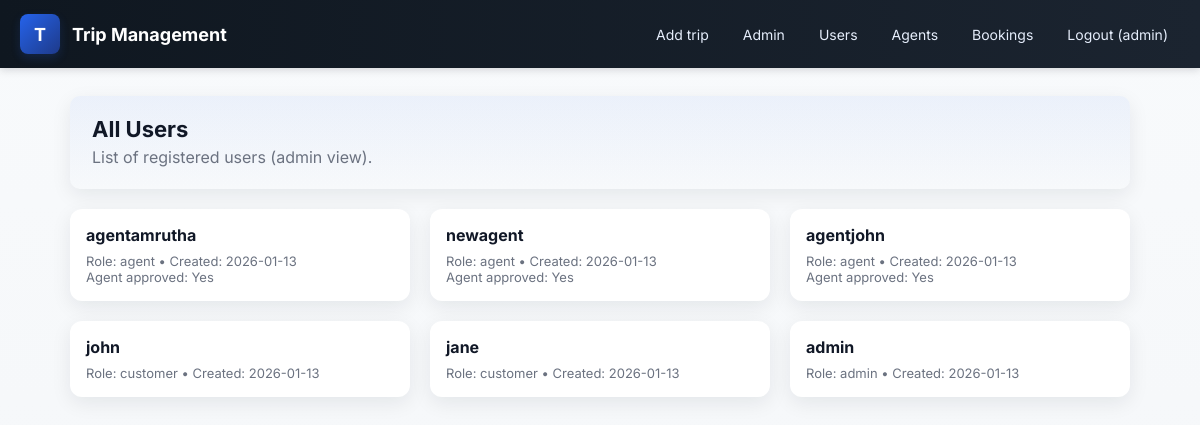
Page /admin/users (signed in) on the committed database.
### models.py (models this page shows, shortened)
class BaseRecord:
    """Behaviour/methods common to domain records (example of encapsulation)."""

class User(Base, BaseRecord):
    __tablename__ = "users"
    id = Column(Integer, primary_key=True, index=True)
    username = Column(String(150), unique=True, nullable=False, index=True)
    password_hash = Column(String(255), nullable=False)
    role = Column(String(50), nullable=False, default="customer")  # customer | agent | admin
    agent_approved = Column(Boolean, default=False)
    created_at = Column(DateTime, default=datetime.utcnow)

### app.py (the view)
@app.route("/admin/users")
@require_role(["admin"])
def admin_users():
    users = auth_svc.list_users()
    return render_template("admin_users.html", users=users)

### app.py (called while the page is built)
@app.context_processor
def inject_user():
    user = None
    user_id = session.get("user_id")
    if user_id:
        user = auth_svc.get_user_by_id(user_id)
    return dict(current_user=user, csrf_token=generate_csrf)

def require_role(allowed_roles):
    def decorator(f):
        @wraps(f)
        def wrapped(*args, **kwargs):
            user_id = session.get("user_id")
            user = auth_svc.get_user_by_id(user_id) if user_id else None
            if not user:
                flash("Login required.")
                return redirect(url_for("login"))
            if user.role not in allowed_roles:
                flash("Access denied.")
                return redirect(url_for("index"))
            if user.role == "agent" and not user.agent_approved:
                flash("Agent account pending approval.")
                return redirect(url_for("index"))
            return f(*args, **kwargs)
        return wrapped
    return decorator

### services.py (called while the page is built)
    def get_user_by_id(self, id: int) -> Optional[User]:
        return self.db.query(User).get(id)

    def list_users(self) -> List[User]:
        return self.db.query(User).order_by(User.created_at.desc()).all()

### templates/admin_users.html (shortened to what this page needs)
{% extends "base.html" %}
{% block content %}
<section class="hero">
  <div>
    <h1>All Users</h1>
    <p class="muted">List of registered users (admin view).</p>
  </div>
</section>
<div class="grid">
  {% for u in users %}
    <article class="card">
      <div class="title">{{ u.username }}</div>
      <div class="small muted">Role: {{ u.role }} • Created: {{ u.created_at.strftime('%Y-%m-%d') }}</div>
      {% if u.role == 'agent' %}
        <div class="small">Agent approved: {{ 'Yes' if u.agent_approved else 'No' }}</div>
      {% endif %}
    </article>
  {% else %}
    <div class="card">No users found.</div>
  {% endfor %}
</div>
{% endblock %}

### templates/base.html (shortened to what this page needs)
<!doctype html>
<html lang="en">
<head>
  <link rel="stylesheet" href="{{ url_for('static', filename='style.css') }}">
</head>
<body>
  <nav class="navbar">
    <a class="brand" href="{{ url_for('index') }}">
      <span class="logo">T</span>
      <span>Trip Management</span>
    </a>
    <div class="nav-links">
      {% if current_user and ((current_user.role == 'agent' and current_user.agent_approved) or current_user.role == 'admin') %}
        <a href="{{ url_for('add_trip') }}">Add trip</a>
      {% endif %}
      {% if current_user %}
        {% if current_user.role == 'admin' %}
          <a href="{{ url_for('admin') }}">Admin</a>
          <a href="{{ url_for('admin_users') }}">Users</a>
          <a href="{{ url_for('admin_agents') }}">Agents</a>
        {% endif %}
        <a href="{{ url_for('all_bookings') }}">Bookings</a>
        <a href="{{ url_for('logout') }}">Logout ({{ current_user.username }})</a>
      {% else %}
        <a href="{{ url_for('signup') }}">Sign up</a>
        <a href="{{ url_for('login') }}">Login</a>
      {% endif %}
    </div>
  </nav>
  <main class="container">
    {% block content %}{% endblock %}
  </main>
</body>
</html>

### static/style.css (style rules this page uses)
:root { --bg: #f4f6f8; --card: #ffffff; --muted: #6b7280; --accent: #2563eb; --danger: #dc2626; --nav: #0f1720; --glass: rgba(255,255,255,0.6); --radius: 10px; --shadow: 0 6px 20px rgba(16,24,40,0.08); --max-width: 1100px; }
* { box-sizing: border-box }
html,body { height:100% }
body { margin: 0; font-family: "Inter", system-ui, -apple-system, "Segoe UI", Roboto, "Helvetica Neue", Arial; background: linear-gradient(180deg,#f8fafc 0%, var(--bg) 100%); color: #111827; -webkit-font-smoothing:antialiased; -moz-osx-font-smoothing:grayscale; }
.container { max-width: var(--max-width); margin: 28px auto; padding: 0 20px; }
.navbar { background: linear-gradient(90deg,var(--nav),#1b2430); color: white; padding: 14px 20px; display:flex; align-items:center; justify-content:space-between; gap:20px; box-shadow: 0 2px 8px rgba(2,6,23,0.15); position: sticky; top: 0; z-index: 100; }
.brand { display:flex; align-items:center; gap:12px; font-weight:700; font-size:18px; text-decoration:none; color: white; }
.brand .logo { width:40px; height:40px; border-radius:8px; background: linear-gradient(135deg,var(--accent),#1e3a8a); display:inline-flex; align-items:center; justify-content:center; color:white; font-weight:700; box-shadow: 0 4px 10px rgba(37,99,235,0.18); }
.nav-links { display:flex; gap:10px; align-items:center; }
.nav-links a { color: #e6eefc; text-decoration:none; padding:8px 12px; border-radius:8px; transition: background .15s, transform .08s; font-size:14px; }
.hero { background: linear-gradient(180deg, rgba(37,99,235,0.06), transparent); border-radius: var(--radius); padding: 22px; margin: 20px 0; display:flex; gap:20px; align-items:center; box-shadow: var(--shadow); }
.hero h1 { margin:0; font-size:22px; line-height:1.05; }
.hero p { margin:6px 0 0; color:var(--muted) }
.grid { display:grid; grid-template-columns: repeat(auto-fill,minmax(260px,1fr)); gap:20px; margin-top:18px; }
.card { background: var(--card); border-radius: 12px; padding: 16px; box-shadow: var(--shadow); transition: transform .12s, box-shadow .12s; overflow:hidden; }
.card .title { font-weight:700; margin-bottom:8px; font-size:16px; }
.muted { color:var(--muted); }
.small { font-size:13px; color:var(--muted); }

### rows in the picture
User: username "admin", role "admin", created_at "2026-01-13"
User: username "agentamrutha", role "agent", created_at "2026-01-13", agent_approved "Yes"
User: username "newagent", role "agent", created_at "2026-01-13", agent_approved "Yes"
User: username "agentjohn", role "agent", created_at "2026-01-13", agent_approved "Yes"
User: username "john", role "customer", created_at "2026-01-13"
User: username "jane", role "customer", created_at "2026-01-13"
